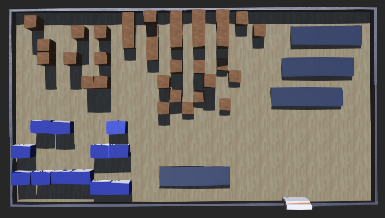
#> input picture Navigation/ex2.png, 385 x 218 px
$ python 'get_rid_of_perspectiveness copy 2.py'
#> lines starting #> are read from the running program, lines starting #| are printed output that depends on the picture
import cv2 as cv
import numpy as np
import matplotlib.pyplot as plt


# Load the image
img = cv.imread("ex2.png")
#> img is the input picture: shape (218, 385, 3); mean B, G, R 97.8, 102.5, 107.9
img = cv.resize(img, (img.shape[:2][1] * 2, img.shape[:2][0] * 2), interpolation = cv.INTER_CUBIC)
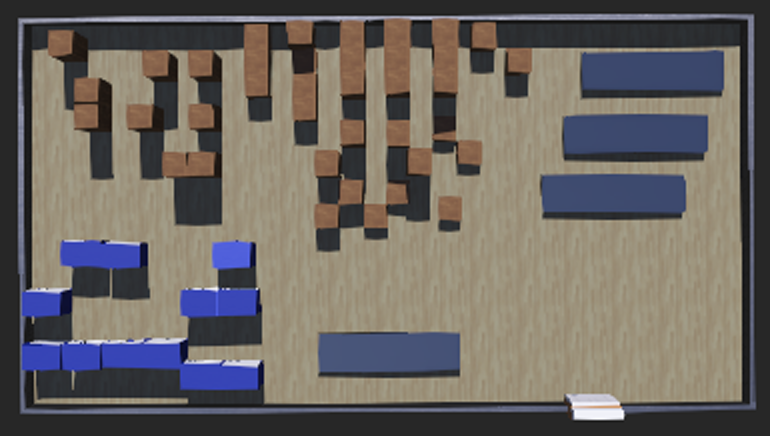
#> img: shape (436, 770, 3); mean B, G, R 97.8, 102.5, 107.9

src_points = []

# Define the callback function for selecting the points
def select_points(event, x, y, flags, param):
    if event == cv.EVENT_LBUTTONDOWN:
        src_points.append((x, y))

# Set the callback function for the image
cv.namedWindow('Image')
cv.setMouseCallback('Image', select_points)

while True:
    # Display the image and wait for a key press
    cv.imshow('Image', img)
    key = cv.waitKey(1) & 0xFF
#> (key q is pressed here)

    # If the 'q' key is pressed, exit the loop
    if key == ord('q'):
        break

# Calculate the transformation matrix
h, w = 320, 600
dst_points = np.float32([[0, 0], [w, 0], [w, h], [0, h]])
#> (the run stopped early here; a loop or call above may not have finished)

$ run again, with Navigation/ex1.png copied over Navigation/ex2.png
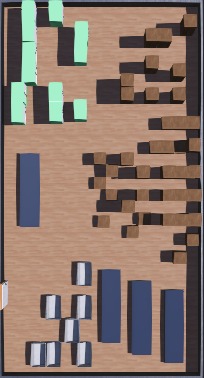
#> input picture Navigation/ex1.png, 204 x 378 px
#> img is the input picture: shape (378, 204, 3); mean B, G, R 106, 116.6, 135.8
#> `img = cv.resize(img, (img.shape[:2][1] * 2, img.shape[:2][0] * 2), int..`:
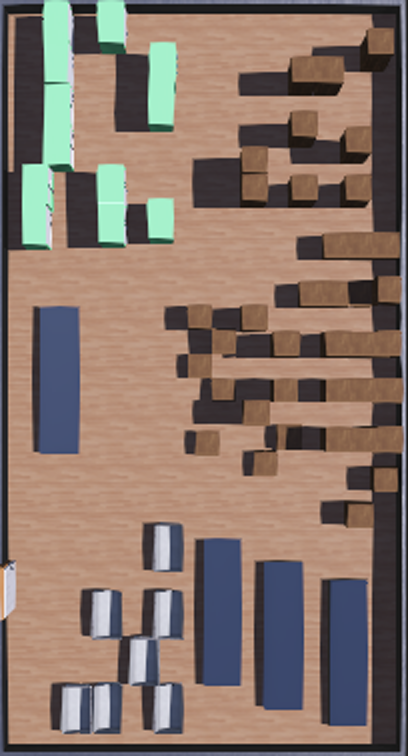
#> img: shape (756, 408, 3); mean B, G, R 106, 116.6, 135.8
